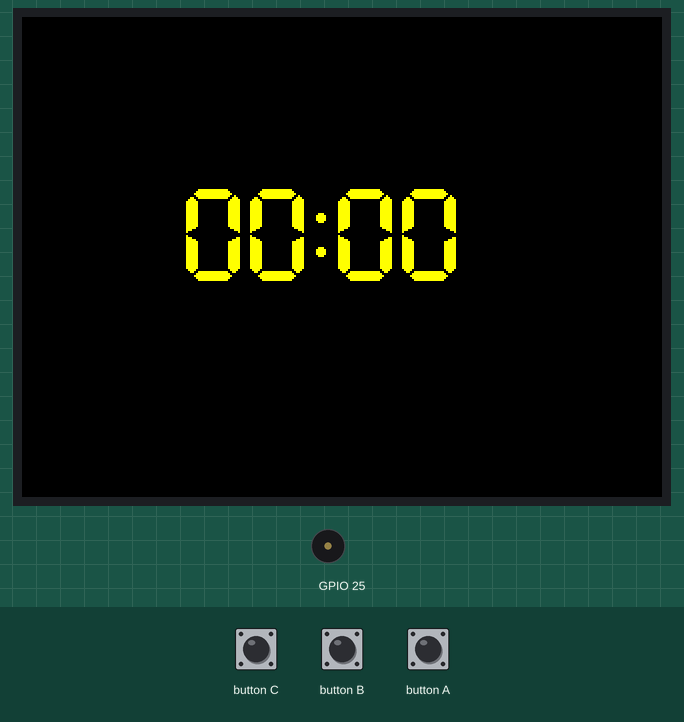
Recording of a sketch running on a simulated ESP32. Shown: 320×240 colour display, buzzer (waves = sounding). Inputs (shaded band) come from the test bench.

Above: at 1.4 s.
1.5 s: button B pressed for 0.15 s
At 2.7 s:
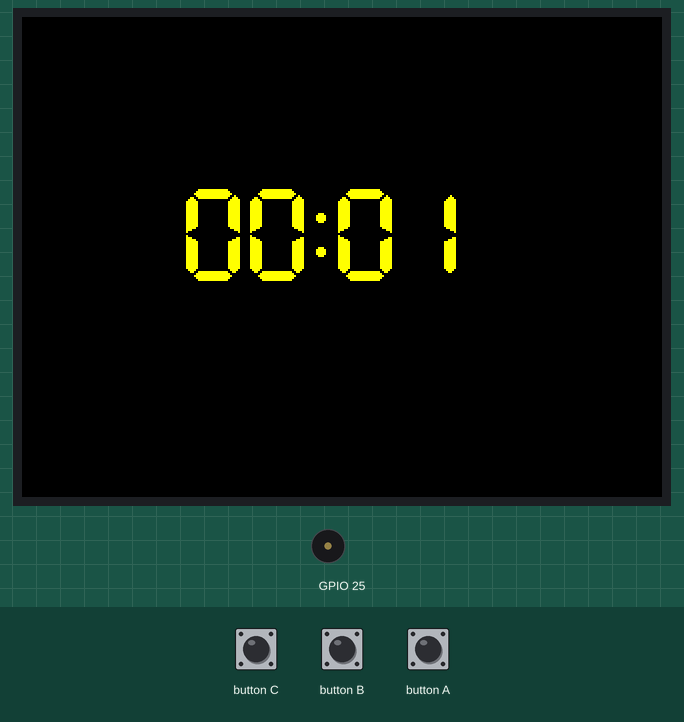
3.1 s: button C pressed for 0.15 s
At 3.47 s:
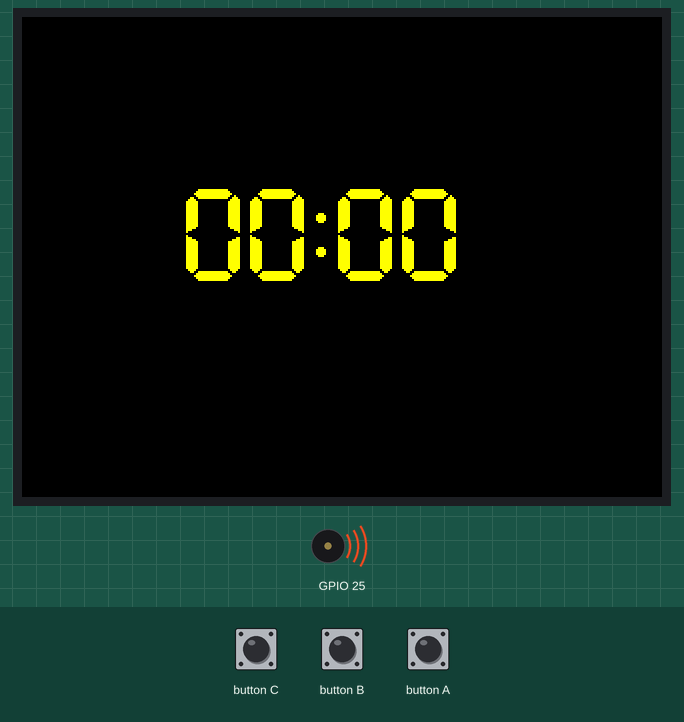
3.8 s: button C pressed for 1 s
At 4.4 s:
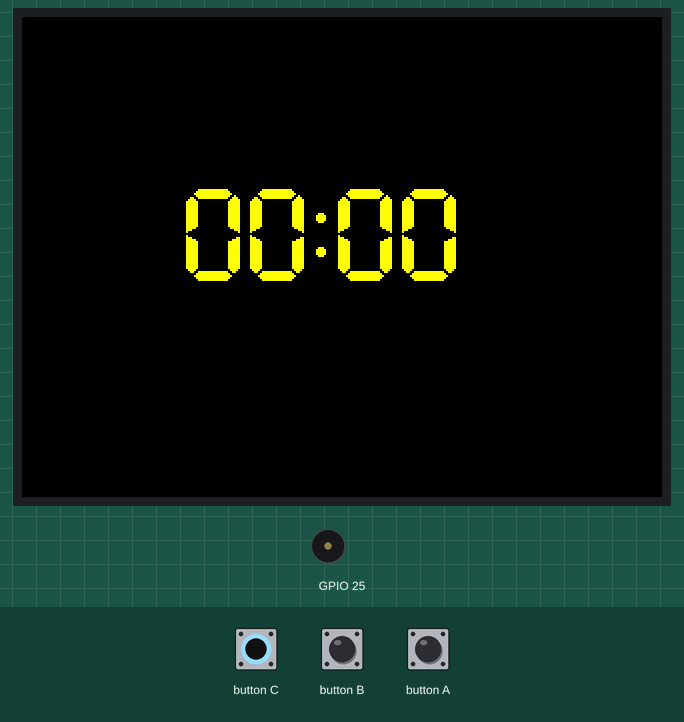
6.3 s: button A pressed for 0.15 s
At 6.6 s:
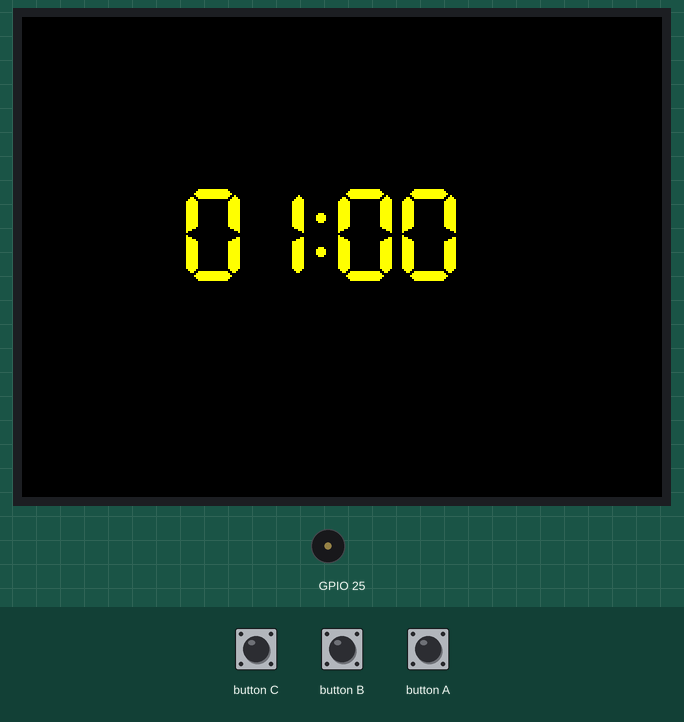
7.9 s: button B pressed for 1 s
At 8.8 s:
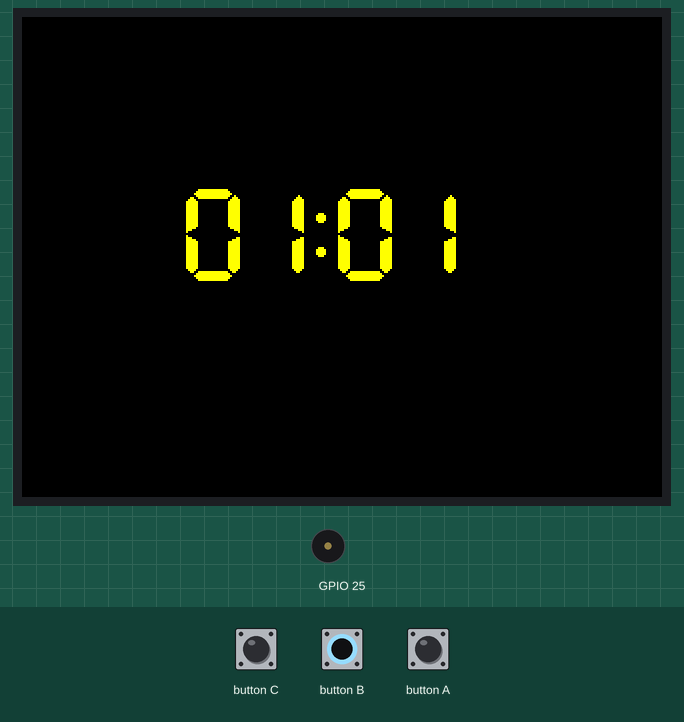
10.4 s: button A pressed for 1 s
At 10.7 s:
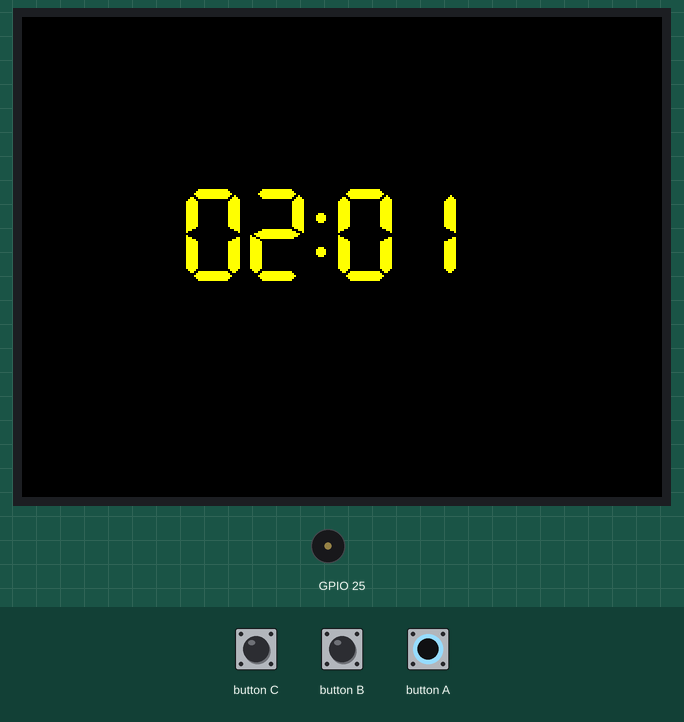
Timing chart, 0 to 13.4 s (numbered marks = the images above; inputs shaded):
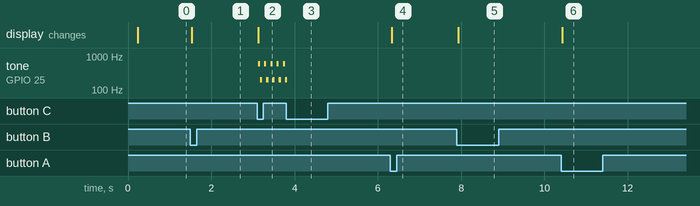

The sketch:

Timer.ino
```cpp
#include <M5Stack.h>
#define TFT_GREY 0x5AEB
uint32_t targetTime = 0;
int mm = 0, ss = 0;

byte omm = 99, oss = 99;
byte xcolon = 0, xsecs = 0;
bool run = false;
unsigned int colour = 0;

void setup()
{
  M5.begin();
  M5.Lcd.fillScreen(TFT_BLACK);
  M5.Lcd.setTextSize(1);
  M5.Lcd.setTextColor(TFT_YELLOW, TFT_BLACK);
  targetTime = millis() + 1000;
}

void loop()
{
  if (mm == 0 && ss == 0)
    run = false;
  if (run)
  {
    if (targetTime < millis())
    {
      targetTime = millis() + 1000;
      ss--;
      if (ss < 0 && mm != 0)
      {
        ss = 59;
        omm = mm;
        mm--;
      }
    }
    int xpos = 80;
    int ypos = 85;
    int ysecs = ypos + 24;
    if (omm != mm)
    {
      omm = mm;
      if (mm < 10)
        xpos += M5.Lcd.drawChar('0', xpos, ypos, 7);
      xpos += M5.Lcd.drawNumber(mm, xpos, ypos, 7);
      xsecs = xpos;
    }
    if (oss != ss)
    {
      oss = ss;
      xpos = xsecs;
      if (ss % 2)
      {
        M5.Lcd.setTextColor(0x39C4, TFT_BLACK);
        M5.Lcd.drawChar(':', xsecs, ypos, 7);
        xpos += M5.Lcd.drawChar(':', xsecs, ypos, 7);
        M5.Lcd.setTextColor(TFT_YELLOW, TFT_BLACK);
      }
      else
      {
        M5.Lcd.drawChar(':', xsecs, ypos, 7);
        xpos += M5.Lcd.drawChar(':', xsecs, ypos, 7);
      }
      if (ss < 10)
        xpos += M5.Lcd.drawChar('0', xpos, ypos, 7);
      xpos += M5.Lcd.drawNumber(ss, xpos, ypos, 7);
    }
    if (mm == 0 && ss == 0)
    {
      while (!M5.BtnA.wasPressed() && !M5.BtnB.wasPressed() && !M5.BtnC.wasPressed())
      {
        M5.Speaker.tone(600);
        delay(50);
        M5.Speaker.mute();
        M5.Speaker.tone(200);
        delay(50);
        M5.Speaker.mute();
        delay(50);
        M5.update();
      }
      M5.Speaker.mute();
      delay(50);
    }
  }
  else
  {
    int xpos = 80;
    int ypos = 85;
    if (mm < 10)
      xpos += M5.Lcd.drawChar('0', xpos, ypos, 7);
    xpos += M5.Lcd.drawNumber(mm, xpos, ypos, 7);
    xsecs = xpos;
    xpos += M5.Lcd.drawChar(':', xsecs, ypos, 7);
    if (ss < 10)
      xpos += M5.Lcd.drawChar('0', xpos, ypos, 7);
    xpos += M5.Lcd.drawNumber(ss, xpos, ypos, 7);
  }
  if (M5.BtnA.wasPressed() && !run)
  {
    if (mm < 59)
      mm++;
    else
      mm = 0;
  }
  if (M5.BtnB.wasPressed() && !run)
  {
    if (ss < 59)
      ss++;
    else
      ss = 0;
  }
  if (M5.BtnC.wasPressed())
    run = !run;
  if (M5.BtnA.pressedFor(5000) && !run)
    mm = 0;
  if (M5.BtnB.pressedFor(5000) && !run)
    ss = 0;
  if (M5.BtnC.pressedFor(5000))
  {
    mm = 0;
    ss = 0;
    run = false;
  }
  M5.update();
}
```

Measured:
- after the input at 1.5 s, the display: changes at once (image 1)
- after the input at 3.1 s, tone on GPIO 25: silent → 600 Hz at once, then repeats every 0.15 s: 200 Hz 0.05 s, silent 0.05 s, 600 Hz 0.05 s; the display: changes at once (image 2)
- after the input at 3.8 s, tone on GPIO 25: goes on until 3.8 s, then stays silent
- after the input at 6.3 s, the display: changes at once (image 4)
- after the input at 7.9 s, the display: changes at once (image 5)
- after the input at 10.4 s, the display: changes at once (image 6)
